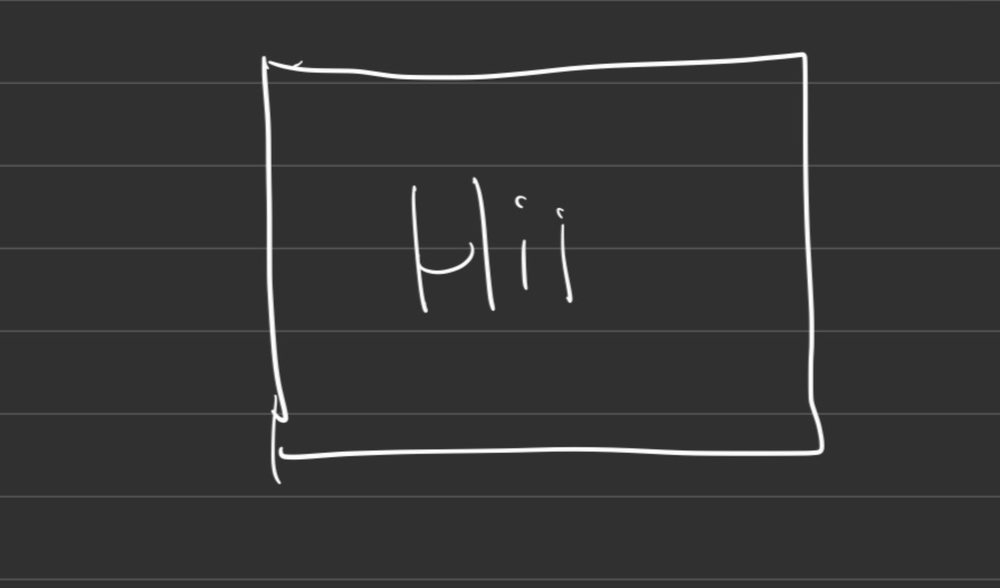
#> input picture img.png, 1000 x 588 px, shrunk from 1790 x 1052 before the run
$ python GraphDetection.py
#> lines starting #> are read from the running program, lines starting #| are printed output that depends on the picture; after the words box and inside, x2 and y2 are one past the last pixel; in counts of white or black regions, pixels touching at a corner belong together
import cv2
import numpy as np


img =  cv2.imread('img.png')
#> img is the input picture: shape (588, 1000, 3); mean B, G, R 52.8, 52.7, 52.7
gray = cv2.cvtColor(img,cv2.COLOR_BGR2GRAY)

thresh_inv = cv2.threshold(gray, 0, 255, cv2.THRESH_BINARY_INV+cv2.THRESH_OTSU)[1]
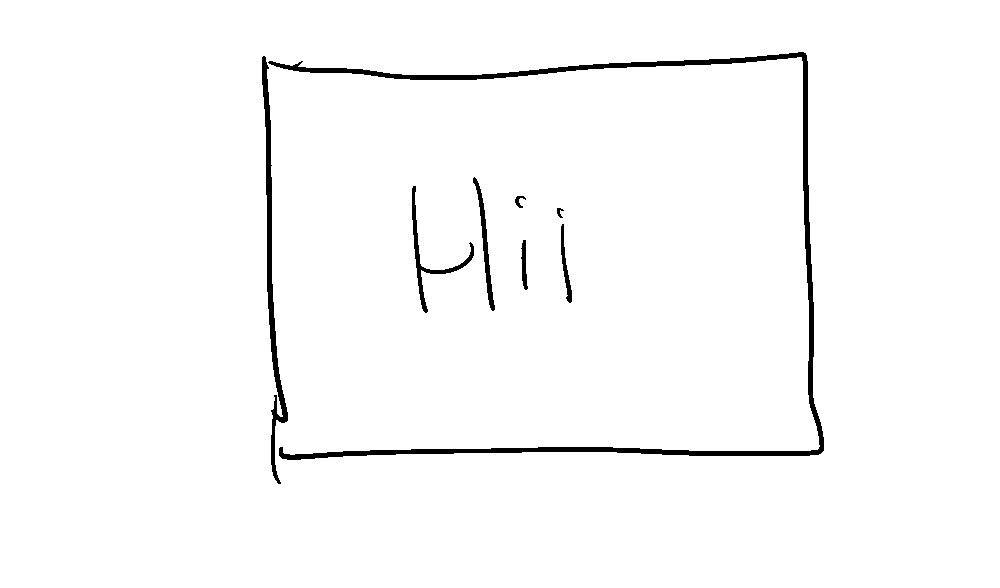
#> thresh_inv: shape (588, 1000); 98% white; 8 black regions, largest, box (x1, y1, x2, y2) and area: (268, 52, 824, 460) 7268, (262, 56, 288, 484) 2308, (412, 186, 474, 313) 795

# Blur the image
blur = cv2.GaussianBlur(thresh_inv,(151,151),0)
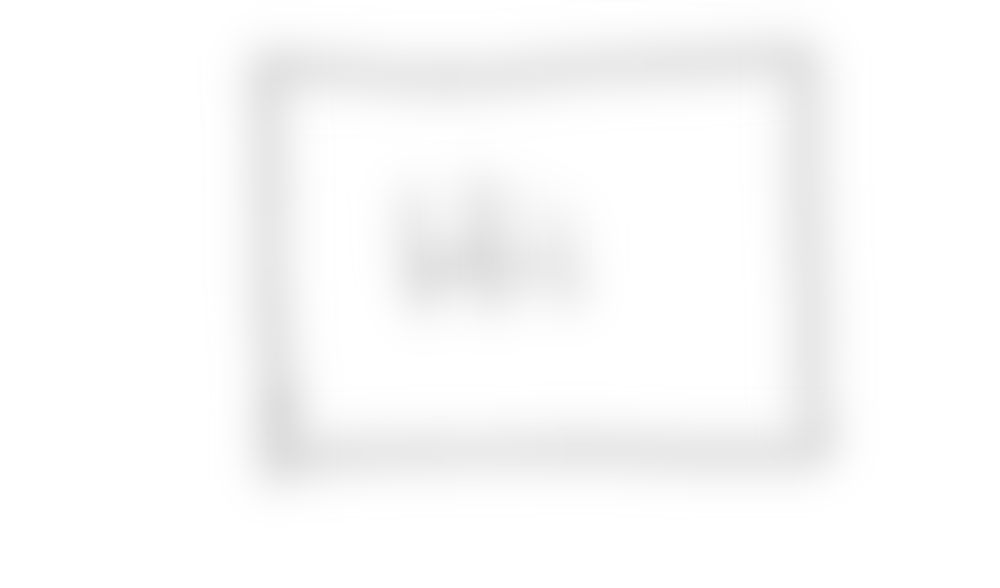
#> blur: shape (588, 1000); min 221, max 255, mean 250

ret, thresh = cv2.threshold(blur, 0, 255, cv2.THRESH_BINARY_INV)
#> thresh: shape (588, 1000); every value is 0
cv2.imshow("tjres",thresh)

# find contours
contours = cv2.findContours(thresh, cv2.RETR_EXTERNAL, cv2.CHAIN_APPROX_SIMPLE)[0]
#> contours = []

mask = np.ones(img.shape[:2], dtype="uint8") * 255
for c in contours:
    # get the bounding rect
    x, y, w, h = cv2.boundingRect(c)
    if w*h>1000:
        cv2.rectangle(mask, (x, y), (x+w, y+h), (0, 0, 255), -1)
#> this loop made 0 passes
#> mask: shape (588, 1000); every value is 255

res_final = cv2.bitwise_and(img, img, mask=cv2.bitwise_not(mask))
#> res_final: shape (588, 1000, 3); every value is 0

cv2.imshow("boxes", mask)
cv2.imshow("final image", res_final)
cv2.waitKey(0)
cv2.destroyAllWindows()
